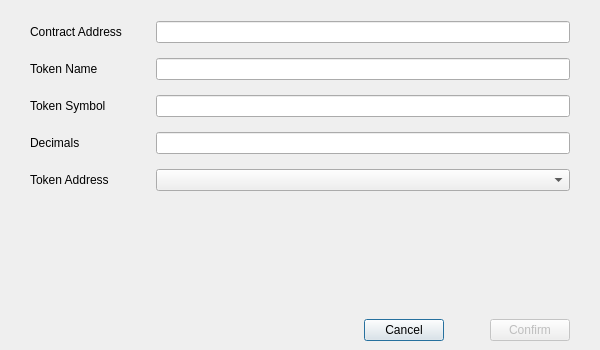
<?xml version="1.0" encoding="UTF-8"?>
<ui version="4.0">
 <class>AddTokenPage</class>
 <widget class="QDialog" name="AddTokenPage">
  <property name="geometry">
   <rect>
    <x>0</x>
    <y>0</y>
    <width>600</width>
    <height>350</height>
   </rect>
  </property>
  <property name="minimumSize">
   <size>
    <width>600</width>
    <height>350</height>
   </size>
  </property>
  <property name="windowTitle">
   <string>ADD Token</string>
  </property>
  <layout class="QVBoxLayout" name="verticalLayout">
   <property name="leftMargin">
    <number>0</number>
   </property>
   <property name="rightMargin">
    <number>0</number>
   </property>
   <property name="bottomMargin">
    <number>0</number>
   </property>
   <item>
    <spacer name="verticalSpacer_2">
     <property name="orientation">
      <enum>Qt::Vertical</enum>
     </property>
     <property name="sizeType">
      <enum>QSizePolicy::Fixed</enum>
     </property>
     <property name="sizeHint" stdset="0">
      <size>
       <width>20</width>
       <height>10</height>
      </size>
     </property>
    </spacer>
   </item>
   <item>
    <layout class="QGridLayout" name="gridLayout">
     <property name="leftMargin">
      <number>30</number>
     </property>
     <property name="rightMargin">
      <number>30</number>
     </property>
     <property name="verticalSpacing">
      <number>15</number>
     </property>
     <item row="2" column="0">
      <widget class="QLabel" name="labelTokenSymbol">
       <property name="minimumSize">
        <size>
         <width>120</width>
         <height>0</height>
        </size>
       </property>
       <property name="text">
        <string>Token Symbol</string>
       </property>
      </widget>
     </item>
     <item row="3" column="1">
      <widget class="QLineEdit" name="lineEditDecimals">
       <property name="alignment">
        <set>Qt::AlignCenter</set>
       </property>
       <property name="readOnly">
        <bool>true</bool>
       </property>
      </widget>
     </item>
     <item row="3" column="0">
      <widget class="QLabel" name="labelDecimals">
       <property name="minimumSize">
        <size>
         <width>120</width>
         <height>0</height>
        </size>
       </property>
       <property name="text">
        <string>Decimals</string>
       </property>
      </widget>
     </item>
     <item row="1" column="1">
      <widget class="QLineEdit" name="lineEditTokenName">
       <property name="alignment">
        <set>Qt::AlignCenter</set>
       </property>
       <property name="readOnly">
        <bool>false</bool>
       </property>
      </widget>
     </item>
     <item row="0" column="0">
      <widget class="QLabel" name="labelContractAddress">
       <property name="minimumSize">
        <size>
         <width>120</width>
         <height>0</height>
        </size>
       </property>
       <property name="text">
        <string>Contract Address</string>
       </property>
      </widget>
     </item>
     <item row="2" column="1">
      <widget class="QLineEdit" name="lineEditTokenSymbol">
       <property name="alignment">
        <set>Qt::AlignCenter</set>
       </property>
       <property name="readOnly">
        <bool>false</bool>
       </property>
      </widget>
     </item>
     <item row="1" column="0">
      <widget class="QLabel" name="labelTokenName">
       <property name="minimumSize">
        <size>
         <width>120</width>
         <height>0</height>
        </size>
       </property>
       <property name="text">
        <string>Token Name</string>
       </property>
      </widget>
     </item>
     <item row="0" column="1">
      <widget class="QLineEdit" name="lineEditContractAddress">
       <property name="alignment">
        <set>Qt::AlignCenter</set>
       </property>
      </widget>
     </item>
     <item row="4" column="1">
      <layout class="QVBoxLayout" name="verticalLayout_2">
       <item>
        <widget class="AddressField" name="lineEditSenderAddress"/>
       </item>
       <item>
        <widget class="QLabel" name="labelDescription">
         <property name="text">
          <string/>
         </property>
         <property name="alignment">
          <set>Qt::AlignLeading|Qt::AlignLeft|Qt::AlignVCenter</set>
         </property>
         <property name="wordWrap">
          <bool>true</bool>
         </property>
        </widget>
       </item>
      </layout>
     </item>
     <item row="4" column="0">
      <layout class="QVBoxLayout" name="verticalLayout_3">
       <item>
        <widget class="QLabel" name="label">
         <property name="minimumSize">
          <size>
           <width>120</width>
           <height>0</height>
          </size>
         </property>
         <property name="text">
          <string>Token Address</string>
         </property>
        </widget>
       </item>
       <item>
        <widget class="QLabel" name="labelSpacer">
         <property name="sizePolicy">
          <sizepolicy hsizetype="Preferred" vsizetype="Fixed">
           <horstretch>0</horstretch>
           <verstretch>0</verstretch>
          </sizepolicy>
         </property>
         <property name="text">
          <string/>
         </property>
        </widget>
       </item>
      </layout>
     </item>
    </layout>
   </item>
   <item>
    <spacer name="verticalSpacer">
     <property name="orientation">
      <enum>Qt::Vertical</enum>
     </property>
     <property name="sizeType">
      <enum>QSizePolicy::MinimumExpanding</enum>
     </property>
     <property name="sizeHint" stdset="0">
      <size>
       <width>20</width>
       <height>40</height>
      </size>
     </property>
    </spacer>
   </item>
   <item>
    <widget class="QWidget" name="buttonsContainerWhite" native="true">
     <layout class="QHBoxLayout" name="horizontalLayout_2">
      <property name="leftMargin">
       <number>30</number>
      </property>
     <property name="rightMargin">
       <number>30</number>
     </property>
     <item>
      <spacer name="horizontalSpacer">
       <property name="orientation">
        <enum>Qt::Horizontal</enum>
       </property>
       <property name="sizeHint" stdset="0">
        <size>
         <width>40</width>
         <height>20</height>
        </size>
       </property>
      </spacer>
     </item>
     <item>
      <widget class="QPushButton" name="clearButton">
       <property name="text">
         <string>Cancel</string>
       </property>
      </widget>
     </item>
     <item>
      <spacer name="horizontalSpacer_3">
       <property name="orientation">
        <enum>Qt::Horizontal</enum>
       </property>
       <property name="sizeType">
        <enum>QSizePolicy::Fixed</enum>
       </property>
       <property name="sizeHint" stdset="0">
        <size>
         <width>40</width>
         <height>20</height>
        </size>
       </property>
      </spacer>
     </item>
     <item>
      <widget class="QPushButton" name="confirmButton">
       <property name="enabled">
        <bool>false</bool>
       </property>
       <property name="text">
        <string>Confirm</string>
       </property>
      </widget>
     </item>
    </layout>
    </widget>
   </item>
  </layout>
 </widget>
 <customwidgets>
  <customwidget>
   <class>AddressField</class>
   <extends>QComboBox</extends>
   <header>qt/addressfield.h</header>
  </customwidget>
 </customwidgets>
 <tabstops>
  <tabstop>lineEditContractAddress</tabstop>
  <tabstop>lineEditTokenName</tabstop>
  <tabstop>lineEditTokenSymbol</tabstop>
  <tabstop>lineEditDecimals</tabstop>
  <tabstop>lineEditSenderAddress</tabstop>
  <tabstop>confirmButton</tabstop>
  <tabstop>clearButton</tabstop>
 </tabstops>
 <resources/>
 <connections/>
</ui>
